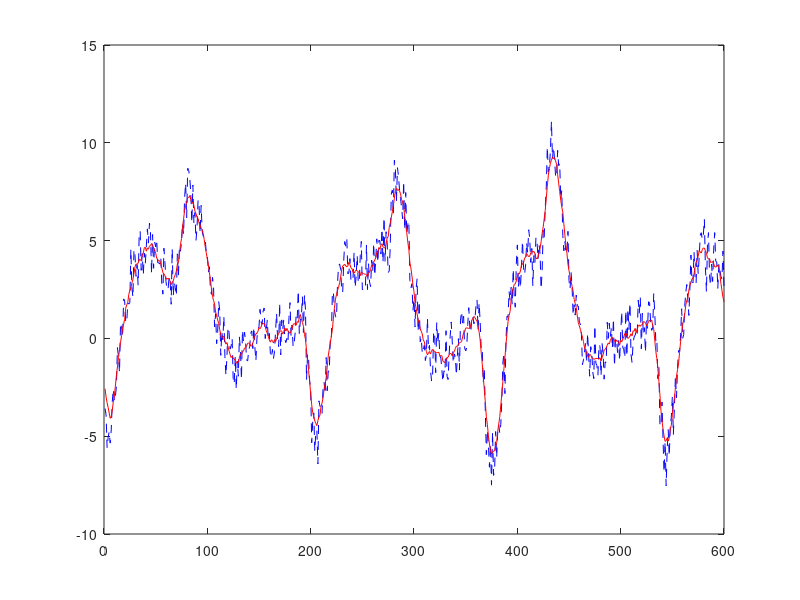

Source code (MATLAB):
load DataEOG.txt 
x = DataEOG;
h = ones(1, 11) / 11;
y = conv(x, h);
y2 = y;
y2(1 : 5) = [];
y2(end - 4 : end) = [];
n = (1: length(x));
plot(n, x, 'b--',  n, y2, 'r');
fprintf('the length of x is %g\n', length(x))
fprintf('the length of y2 is %g', length(y2))